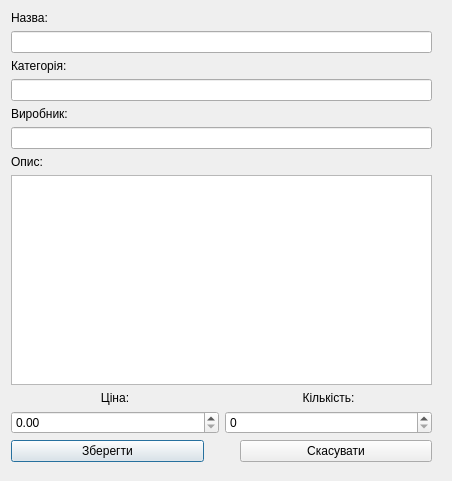
<?xml version="1.0" encoding="UTF-8"?>
<ui version="4.0">
 <class>AddMedicineDialog</class>
 <widget class="QDialog" name="AddMedicineDialog">
  <property name="geometry">
   <rect>
    <x>0</x>
    <y>0</y>
    <width>452</width>
    <height>481</height>
   </rect>
  </property>
  <property name="windowTitle">
   <string>Dialog</string>
  </property>
  <widget class="QWidget" name="widget" native="true">
   <property name="geometry">
    <rect>
     <x>11</x>
     <y>11</y>
     <width>421</width>
     <height>451</height>
    </rect>
   </property>
   <layout class="QVBoxLayout" name="verticalLayout_2">
    <item>
     <layout class="QVBoxLayout" name="verticalLayout">
      <item>
       <widget class="QLabel" name="label_4">
        <property name="text">
         <string>Назва:</string>
        </property>
        <property name="alignment">
         <set>Qt::AlignmentFlag::AlignLeading|Qt::AlignmentFlag::AlignLeft|Qt::AlignmentFlag::AlignVCenter</set>
        </property>
       </widget>
      </item>
      <item>
       <widget class="QLineEdit" name="nameEdit"/>
      </item>
      <item>
       <widget class="QLabel" name="label_3">
        <property name="text">
         <string>Категорія:</string>
        </property>
        <property name="alignment">
         <set>Qt::AlignmentFlag::AlignLeading|Qt::AlignmentFlag::AlignLeft|Qt::AlignmentFlag::AlignVCenter</set>
        </property>
       </widget>
      </item>
      <item>
       <widget class="QLineEdit" name="categoryEdit"/>
      </item>
      <item>
       <widget class="QLabel" name="manufacturerLabel">
        <property name="text">
         <string>Виробник:</string>
        </property>
       </widget>
      </item>
      <item>
       <widget class="QLineEdit" name="manufacturerEdit"/>
      </item>
      <item>
       <widget class="QLabel" name="label_5">
        <property name="text">
         <string>Опис:</string>
        </property>
       </widget>
      </item>
      <item>
       <widget class="QTextEdit" name="descriptionEdit"/>
      </item>
      <item>
       <layout class="QHBoxLayout" name="horizontalLayout_4">
        <item>
         <widget class="QLabel" name="label_2">
          <property name="text">
           <string>Ціна:</string>
          </property>
          <property name="alignment">
           <set>Qt::AlignmentFlag::AlignCenter</set>
          </property>
         </widget>
        </item>
        <item>
         <widget class="QLabel" name="label">
          <property name="text">
           <string>Кількість:</string>
          </property>
          <property name="alignment">
           <set>Qt::AlignmentFlag::AlignCenter</set>
          </property>
         </widget>
        </item>
       </layout>
      </item>
      <item>
       <layout class="QHBoxLayout" name="horizontalLayout_3">
        <item>
         <widget class="QDoubleSpinBox" name="priceSpinBox">
          <property name="specialValueText">
           <string extracomment="вввв"/>
          </property>
          <property name="maximum">
           <double>1000000.000000000000000</double>
          </property>
         </widget>
        </item>
        <item>
         <widget class="QSpinBox" name="quantityspinBox">
          <property name="specialValueText">
           <string/>
          </property>
          <property name="maximum">
           <number>10000</number>
          </property>
         </widget>
        </item>
       </layout>
      </item>
     </layout>
    </item>
    <item>
     <layout class="QHBoxLayout" name="horizontalLayout">
      <item>
       <widget class="QPushButton" name="saveButton">
        <property name="text">
         <string>Зберегти</string>
        </property>
       </widget>
      </item>
      <item>
       <spacer name="horizontalSpacer">
        <property name="orientation">
         <enum>Qt::Orientation::Horizontal</enum>
        </property>
        <property name="sizeType">
         <enum>QSizePolicy::Policy::Maximum</enum>
        </property>
        <property name="sizeHint" stdset="0">
         <size>
          <width>30</width>
          <height>20</height>
         </size>
        </property>
       </spacer>
      </item>
      <item>
       <widget class="QPushButton" name="cancelButton">
        <property name="text">
         <string>Скасувати</string>
        </property>
       </widget>
      </item>
     </layout>
    </item>
   </layout>
  </widget>
 </widget>
 <resources/>
 <connections/>
</ui>
